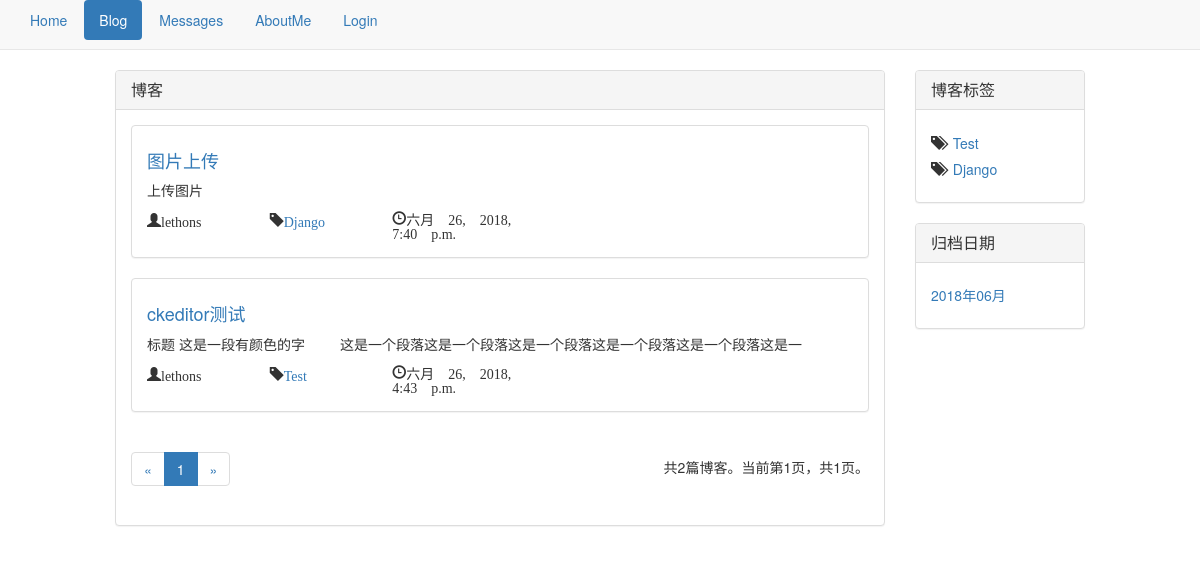
The page /blog/ on the database as committed earlier.
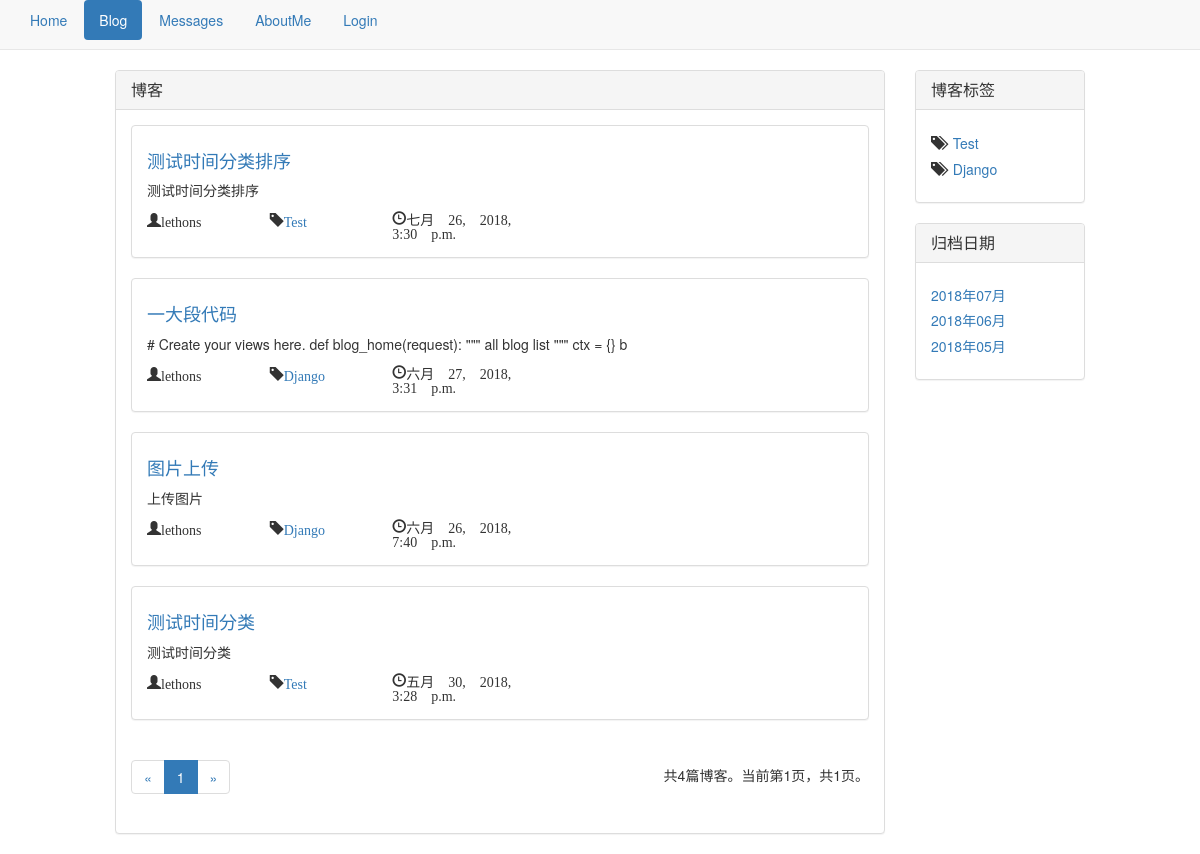
The same page on the database as committed later.
### blog/models.py (models this page shows, shortened)
class Blog(models.Model):
    title = models.CharField(max_length=50)
    content = RichTextUploadingField()
    author = models.ForeignKey(User, on_delete=models.DO_NOTHING)
    tag = models.ForeignKey(Tag, on_delete=models.DO_NOTHING)
    publish_time = models.DateTimeField(default=datetime.datetime.now)
    update_time = models.DateTimeField(auto_now=True)
    class Meta:
        ordering = ['-publish_time']

class Tag(models.Model):
    tag = models.CharField(max_length=10)
    def __str__(self):
        return self.tag

### blog/views.py (the view)
# urls.py: path('', views.blog_home, name='blog_home'),
def blog_home(request):
    blogs = Blog.objects.all()
    ctx, error404 = comment_code(request, blogs)
    if error404:
        return render_to_response('blog/error404.html')
    return render_to_response('blog/blog_home.html', ctx)

### blog/templates/blog/blog_home.html
{% extends 'blog/blog_base.html' %}
{% block panel_body %}
    {% for blog in blogs %}
        <div class="panel panel-default">
            <div class="panel-body">
                <h4><a href="{% url 'blog_detail' blog.pk%}">{{ blog.title }}</a></h4>
                <p>{{ blog.content|striptags|truncatechars:100|safe }}</p>
                <div class="row">
                    <div class="col-md-2">
                        <span class="glyphicon glyphicon-user" aria-hidden="true">{{ blog.author }}</span>
                    </div>
                    <div class="col-md-2">
                        <span class="glyphicon glyphicon-tag" aria-hidden="true"><a href="{% url 'blog_tag' blog.tag %}">{{ blog.tag }}</a></span>
                    </div>
                    <div class="col-md-3">
                        <span class="glyphicon glyphicon-time" aria-hidden="true">{{ blog.publish_time }}</span>
                    </div>
                </div>
            </div>
        </div>
    {% endfor %}
    <nav aria-label="Page navigation">
        <div class="row">
            <div class="col-md-6">
                <ul class="pagination">
                    <li>
                        {% if blogs.has_previous %}
                            <a href="?page={{ blogs.previous_page_number }}" aria-label="Previous">
                                <span aria-hidden="true">&laquo;</span>
                            </a>
                        {% else %}
                             <a href="?page={{ blogs.number }}" aria-label="Previous">
                                <span aria-hidden="true">&laquo;</span>
                            </a>
                        {% endif %}
                    </li>
                    {% for page in page_range %}
                        {% if blogs.number == page %}
                            <li class="active"><span>{{ page }}</span></li>
                        {% else %}
                            {% if page == '...' %}
                                <li><span>{{ page }}</span></li>
                            {% else %}
                                <li><a href="?page={{ page }}">{{ page }}</a></li>
                            {% endif %}
                        {% endif %}
                    {% endfor %}
                    <li>
                        {% if blogs.has_next %}
                            <a href="?page={{ blogs.next_page_number }}" aria-label="Next">
                                <span aria-hidden="true">&raquo;</span>
                            </a>
                        {% else %}
                             <a href="?page={{ blogs.number }}" aria-label="Next">
                                <span aria-hidden="true">&raquo;</span>
                            </a>
                        {% endif %}
                    </li>
                </ul>
            </div>
            <div class="col-md-6 text-right blog-foot-tip">
                <span>
                    共{{ pages.count }}篇博客。当前第{{ blogs.number }}页，共{{ pages.num_pages }}页。
                </span>
            </div>
        </div>
    </nav>
{% endblock %}
{% block sidebar1_title %}
    博客标签
{% endblock %}
{% block sidebar1_body %}
    {% for tag in tags %}
        <h5><span class="glyphicon glyphicon-tags" aria-hidden="true"></span>&nbsp;&nbsp;<a href="{% url 'blog_tag' tag %}">{{ tag }}</a></h5>
    {% endfor %}
{% endblock %}
{% block sidebar2_title %}
    归档日期
{% endblock %}
{% block sidebar2_body %}
    {% for blog_date in blog_dates %}
        <h5><a href="{% url 'blog_date' blog_date.year blog_date.month %}">{{ blog_date|date:"Y年m月" }}</a></h5>
    {% endfor %}
{% endblock %}

### blog/templates/blog/blog_base.html (shortened to what this page needs)
{% load staticfiles %}
<!DOCTYPE html>
<html lang="en">
<head>
    <link rel="stylesheet" href="{% static 'css/bootstrap.min.css' %}">
    <link rel="stylesheet" href="{% static 'blog/css/blog.css' %}">
</head>
<body>
    <nav class="navbar navbar-default navbar-fixed-top">
        <div class="container-fluid">
            <ul class="nav nav-pills">
                <li role="presentation"><a href="{% url 'index' %}">Home</a></li>
                <li role="presentation"><a href="{% url 'blog_home' %}">Blog</a></li>
                <li role="presentation"><a href="#">Messages</a></li>
                <li role="presentation"><a href="#">AboutMe</a></li>
                <li role="presentation"><a href="#">Login</a></li>
            </ul>
        </div>
    </nav>
    <div class="blog container-fluid">
        <div class="row">
            <div class="col-md-8 col-md-offset-1">
                <div class="panel panel-default ">
                    <div class="panel-heading">
                        <h2 class="panel-title"><a href="{% url 'blog_home' %}">博客</a>{% block panel_title %}{% endblock %}</h2>
                    </div>
                    <div class="panel-body">
                        {% block panel_body %}{% endblock %}
                    </div>
                </div>
            </div>
            <div class="col-md-2">
                <div class="panel panel-default ">
                    <div class="panel-heading">
                        <h2 class="panel-title">{% block sidebar1_title %}{% endblock %}</h2>
                    </div>
                    <div class="panel-body">
                        {% block sidebar1_body %}{% endblock %}
                    </div>
                </div>
            </div>
            <div class="col-md-2">
                <div class="panel panel-default ">
                    <div class="panel-heading">
                        <h2 class="panel-title">{% block sidebar2_title %}{% endblock %}</h2>
                    </div>
                    <div class="panel-body">
                        {% block sidebar2_body %}{% endblock %}
                    </div>
                </div>
            </div>
        </div>
    </div>
</body>
</html>

### blog/static/blog/css/blog.css (style rules this page uses)
body { padding-top: 50px; }
.blog { margin-top: 20px; }
.blog-foot-tip { margin-top: 25px; }

Rows that differ between the two databases and show on the page:
removed Blog: title "ckeditor测试", content "标题 这是一段有颜色的字 这是一个段落这是一个段落这是一个段落这是一个段落这是一个段落这是一", author "lethons", tag "Test", publish_time "六月 26, 2018, 4:43 p.m."
added Blog: title "测试时间分类排序", content "测试时间分类排序", author "lethons", tag "Test", publish_time "七月 26, 2018, 3:30 p.m."
added Blog: title "一大段代码", content "# Create your views here. def blog_home(request): \"\"\" all blog list \"\"\" ctx = {} b", author "lethons", tag "Django", publish_time "六月 27, 2018, 3:31 p.m."
added Blog: title "测试时间分类", content "测试时间分类", author "lethons", tag "Test", publish_time "五月 30, 2018, 3:28 p.m."
Other text that changed with them:
{{ pages.count }}: "2" → "4"
new list line: "2018年07月"
new list line: "2018年05月"
